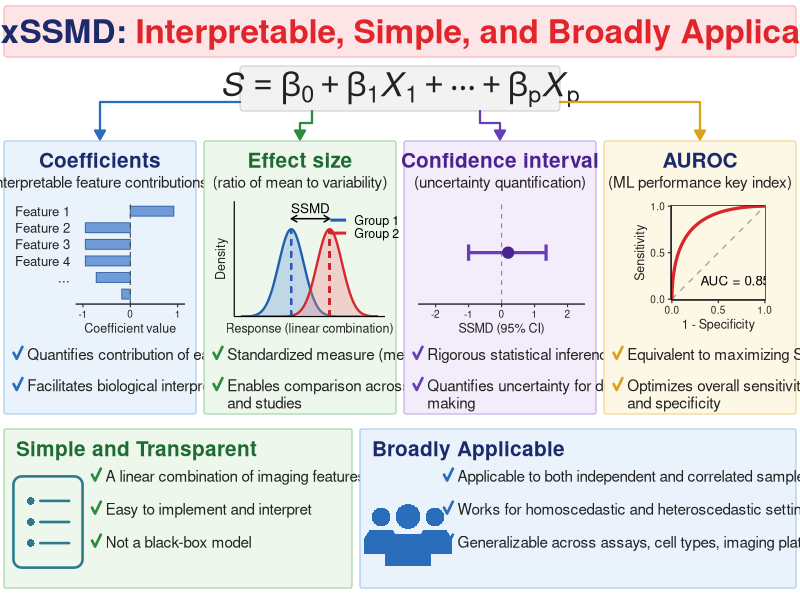

Write R code to recreate this figure.
# =============================================================================
# maxSSMD overview figure: "Interpretable, Simple, and Broadly Applicable"
# Requires: ggplot2 (plus base 'grid').  Output: maxSSMD_figure.tiff (300 dpi, LZW)
# =============================================================================
library(grid)
library(ggplot2)

# ---- palette -----------------------------------------------------------------
navy   <- "#1B2A6B"; red    <- "#E0262B"
pal <- list(
  blue   = list(fill = "#EAF3FC", line = "#A9CBEE", head = "#1B2A6B", acc = "#2A6EBB"),
  green  = list(fill = "#EDF7EC", line = "#A6D5A3", head = "#1E6B33", acc = "#2E8B3E"),
  purple = list(fill = "#F2ECFB", line = "#C3AEE6", head = "#4B2390", acc = "#6A3DB8"),
  yellow = list(fill = "#FDF7E6", line = "#F1D58A", head = "#1B2A6B", acc = "#D9A21B")
)
txt_col <- "#222222"

# ---- small drawing helpers ----------------------------------------------------
box <- function(x0, y0, x1, y1, fill, col, r = 0.012, lwd = 1.2) {
  grid.roundrect(x = x0, y = y0, width = x1 - x0, height = y1 - y0,
                 just = c("left", "bottom"), r = unit(r, "snpc"),
                 gp = gpar(fill = fill, col = col, lwd = lwd))
}
check <- function(x, y, col, s = 0.011) {           # drawn check mark (no font needed)
  grid.lines(x = c(x, x + 0.35 * s, x + s), y = c(y, y - 0.9 * s, y + 0.9 * s),
             gp = gpar(col = col, lwd = 2.6, lineend = "round", linejoin = "round"))
}
bullets <- function(x, y, items, col, size = 11, dy = 0.052) {
  for (i in seq_along(items)) {
    yy <- y - (i - 1) * dy
    check(x, yy + 0.004, col)
    grid.text(items[[i]], x = x + 0.017, y = yy + 0.012, just = c("left", "top"),
              gp = gpar(fontsize = size, col = txt_col, lineheight = 0.95))
  }
}
draw_gg <- function(p, x0, y0, x1, y1) {
  pushViewport(viewport(x = x0, y = y0, width = x1 - x0, height = y1 - y0,
                        just = c("left", "bottom")))
  grid.draw(ggplotGrob(p)); popViewport()
}
elbow <- function(x, y, col) {                       # connector with arrow head
  grid.lines(x = x, y = y, gp = gpar(col = col, lwd = 2.2, fill = col),
             arrow = arrow(length = unit(0.10, "in"), type = "closed"))
}

theme_mini <- theme_classic(base_size = 9) +
  theme(plot.background = element_rect(fill = NA, colour = NA),
        panel.background = element_rect(fill = NA, colour = NA),
        legend.background = element_rect(fill = NA, colour = NA),
        axis.text = element_text(colour = txt_col), axis.title = element_text(colour = txt_col))

# ---- the four mini plots -------------------------------------------------------
# 1. Coefficients
coef_df <- data.frame(f = factor(c("Feature 1", "Feature 2", "Feature 3", "Feature 4", "...", " "),
                                 levels = rev(c("Feature 1", "Feature 2", "Feature 3", "Feature 4", "...", " "))),
                      b = c(0.92, -0.95, -0.95, -0.95, -0.72, -0.18))
p_coef <- ggplot(coef_df, aes(b, f)) +
  geom_col(fill = "#6F9BD8", colour = "#2F5E9E", width = 0.6, linewidth = 0.3) +
  geom_vline(xintercept = 0, linetype = "dashed", colour = "grey30", linewidth = 0.4) +
  scale_x_continuous(limits = c(-1.05, 1.05), breaks = c(-1, 0, 1)) +
  labs(x = "Coefficient value", y = NULL) + theme_mini +
  theme(axis.line.y = element_blank(), axis.ticks.y = element_blank(),
        axis.text.y = element_text(size = 9.5))

# 2. Effect size (two densities)
xs <- seq(-3, 5.2, length.out = 400); m1 <- 0; m2 <- 2.3; s <- 0.75
dens <- rbind(data.frame(x = xs, d = dnorm(xs, m1, s), g = "Group 1"),
              data.frame(x = xs, d = dnorm(xs, m2, s), g = "Group 2"))
ytop <- max(dens$d)
p_eff <- ggplot(dens, aes(x, d, colour = g, fill = g)) +
  geom_area(alpha = 0.35, position = "identity", linewidth = 0.8, key_glyph = "path") +
  geom_segment(aes(x = m1, xend = m1, y = 0, yend = ytop), colour = "#1F5FAE",
               linetype = "dashed", linewidth = 0.5, inherit.aes = FALSE) +
  geom_segment(aes(x = m2, xend = m2, y = 0, yend = ytop), colour = "#C8262C",
               linetype = "dashed", linewidth = 0.5, inherit.aes = FALSE) +
  annotate("segment", x = m1, xend = m2, y = ytop * 1.12, yend = ytop * 1.12,
           arrow = arrow(ends = "both", length = unit(0.07, "in")), linewidth = 0.5) +
  annotate("text", x = (m1 + m2) / 2, y = ytop * 1.24, label = "SSMD", size = 3.4) +
  scale_colour_manual(values = c("Group 1" = "#1F5FAE", "Group 2" = "#D7262C")) +
  scale_fill_manual(values = c("Group 1" = "#6E9FDB", "Group 2" = "#F08A8D")) +
  scale_y_continuous(limits = c(0, ytop * 1.32), expand = c(0, 0)) +
  labs(x = "Response (linear combination)", y = "Density", colour = NULL, fill = NULL) +
  theme_mini +
  theme(axis.text = element_blank(), axis.ticks = element_blank(),
        legend.position = c(0.86, 0.78), legend.key.height = unit(0.32, "cm"),
        legend.key.width = unit(0.5, "cm"), legend.text = element_text(size = 9)) +
  guides(colour = guide_legend(override.aes = list(alpha = 1, linewidth = 1)))

# 3. Confidence interval
p_ci <- ggplot() +
  geom_vline(xintercept = 0, linetype = "dashed", colour = "grey55", linewidth = 0.4) +
  annotate("errorbarh", y = 0, xmin = -1, xmax = 1.35, height = 0.35,
           colour = pal$purple$acc, linewidth = 1.1) +
  annotate("point", x = 0.2, y = 0, size = 3.5, colour = "#4B2390") +
  scale_x_continuous(limits = c(-2.3, 2.3), breaks = -2:2) +
  scale_y_continuous(limits = c(-1, 1)) +
  labs(x = "SSMD (95% CI)", y = NULL) + theme_mini +
  theme(axis.line.y = element_blank(), axis.text.y = element_blank(),
        axis.ticks.y = element_blank())

# 4. ROC curve (binormal, AUC = 0.85)
a   <- sqrt(2) * qnorm(0.85)
fpr <- seq(0, 1, length.out = 300)
roc <- data.frame(fpr = fpr, tpr = pnorm(a + qnorm(fpr)))
p_roc <- ggplot(roc, aes(fpr, tpr)) +
  annotate("segment", x = 0, y = 0, xend = 1, yend = 1, linetype = "dashed", colour = "grey65") +
  geom_line(colour = "#D7262C", linewidth = 1.1) +
  annotate("text", x = 0.68, y = 0.2, label = "AUC = 0.85", size = 3.4) +
  scale_x_continuous(limits = c(0, 1), breaks = c(0, 0.5, 1), expand = c(0.01, 0)) +
  scale_y_continuous(limits = c(0, 1), breaks = c(0, 0.5, 1), expand = c(0.01, 0)) +
  coord_equal() + labs(x = "1 - Specificity", y = "Sensitivity") + theme_mini +
  theme(panel.border = element_rect(fill = NA, colour = txt_col, linewidth = 0.5))

# ---- icons -----------------------------------------------------------------------
icon_list <- function(x, y, s, col) {
  pushViewport(viewport(x, y, width = unit(s, "snpc"), height = unit(s, "snpc")))
  grid.roundrect(0.5, 0.5, width = 0.72, height = 0.95, r = unit(0.12, "snpc"),
                 gp = gpar(fill = NA, col = col, lwd = 2.5))
  for (k in 1:3) {
    yy <- 0.72 - (k - 1) * 0.22
    grid.circle(0.32, yy, r = 0.04, gp = gpar(fill = col, col = NA))
    grid.lines(c(0.42, 0.72), c(yy, yy), gp = gpar(col = col, lwd = 2.5, lineend = "round"))
  }
  popViewport()
}
icon_people <- function(x, y, s, col) {
  person <- function(px, py, sc) {
    grid.circle(px, py + 0.22 * sc, r = 0.13 * sc, gp = gpar(fill = col, col = NA))
    grid.polygon(px + sc * c(-0.24, -0.24, -0.16, 0.16, 0.24, 0.24),
                 py + sc * c(-0.30, -0.08, 0.04, 0.04, -0.08, -0.30),
                 gp = gpar(fill = col, col = NA))
  }
  pushViewport(viewport(x, y, width = unit(s, "snpc"), height = unit(s, "snpc")))
  person(0.22, 0.45, 0.75); person(0.78, 0.45, 0.75); person(0.5, 0.40, 1)
  popViewport()
}

# ---- compose the figure ------------------------------------------------------------
draw_figure <- function() {
  grid.newpage()
  grid.rect(gp = gpar(fill = "white", col = NA))

  # Title banner
  box(0.005, 0.905, 0.995, 0.99, fill = "#FDE4E6", col = "#F4B8BD", r = 0.06)
  t1 <- "maxSSMD:"; t2 <- " Interpretable, Simple, and Broadly Applicable"
  gp_t <- gpar(fontsize = 24, fontface = "bold")
  w1 <- convertWidth(grobWidth(textGrob(t1, gp = gp_t)), "npc", TRUE)
  w2 <- convertWidth(grobWidth(textGrob(t2, gp = gp_t)), "npc", TRUE)
  x0 <- 0.5 - (w1 + w2) / 2
  grid.text(t1, x0, 0.948, just = "left", gp = gpar(fontsize = 24, fontface = "bold", col = navy))
  grid.text(t2, x0 + w1, 0.948, just = "left", gp = gpar(fontsize = 24, fontface = "bold", col = red))

  # Equation box
  box(0.30, 0.815, 0.70, 0.89, fill = "#F2F2F2", col = "#D0D0D0", r = 0.08)
  grid.text(expression(italic(S) == beta[0] + beta[1] * italic(X)[1] + cdots + beta[p] * italic(X)[p]),
            0.5, 0.851, gp = gpar(fontsize = 24, col = txt_col))

  # Panels
  px  <- list(c(0.005, 0.245), c(0.255, 0.495), c(0.505, 0.745), c(0.755, 0.995))
  pc  <- list(pal$blue, pal$green, pal$purple, pal$yellow)
  ttl <- c("Coefficients", "Effect size", "Confidence interval", "AUROC")
  sub <- c("(interpretable feature contributions)", "(ratio of mean to variability)",
           "(uncertainty quantification)", "(ML performance key index)")
  bl  <- list(c("Quantifies contribution of each feature", "Facilitates biological interpretation"),
              c("Standardized measure (mean/variability)", "Enables comparison across assays\nand studies"),
              c("Rigorous statistical inference", "Quantifies uncertainty for decision\nmaking"),
              c("Equivalent to maximizing SSMD", "Optimizes overall sensitivity\nand specificity"))
  plots <- list(p_coef, p_eff, p_ci, p_roc)
  py0 <- 0.31; py1 <- 0.765
  for (i in 1:4) {
    a0 <- px[[i]][1]; a1 <- px[[i]][2]; cc <- pc[[i]]
    box(a0, py0, a1, py1, fill = cc$fill, col = cc$line)
    grid.text(ttl[i], (a0 + a1) / 2, 0.733, gp = gpar(fontsize = 15, fontface = "bold", col = cc$head))
    grid.text(sub[i], (a0 + a1) / 2, 0.697, gp = gpar(fontsize = 11, col = txt_col))
    pw <- if (i == 4) c(0.03, 0.03) else c(0.006, 0.006)
    draw_gg(plots[[i]], a0 + pw[1], 0.43, a1 - pw[2], 0.675)
    bullets(a0 + 0.012, 0.408, bl[[i]], col = cc$acc)
  }

  # Connectors from the equation to the panels
  elbow(c(0.30, 0.125, 0.125), c(0.83, 0.83, 0.768), pal$blue$acc)
  elbow(c(0.39, 0.39, 0.375, 0.375), c(0.815, 0.795, 0.795, 0.768), pal$green$acc)
  elbow(c(0.60, 0.60, 0.625, 0.625), c(0.815, 0.795, 0.795, 0.768), pal$purple$acc)
  elbow(c(0.70, 0.875, 0.875), c(0.83, 0.83, 0.768), pal$yellow$acc)

  # Bottom-left: Simple and Transparent
  box(0.005, 0.02, 0.44, 0.285, fill = "#EDF7EC", col = "#A6D5A3")
  grid.text("Simple and Transparent", 0.02, 0.252, just = "left",
            gp = gpar(fontsize = 15, fontface = "bold", col = pal$green$head))
  icon_list(0.06, 0.13, 0.16, "#2C7A8C")
  bullets(0.115, 0.205, c("A linear combination of imaging features",
                          "Easy to implement and interpret", "Not a black-box model"),
          col = pal$green$acc, dy = 0.055)

  # Bottom-right: Broadly Applicable
  box(0.45, 0.02, 0.995, 0.285, fill = "#EAF3FC", col = "#A9CBEE")
  grid.text("Broadly Applicable", 0.465, 0.252, just = "left",
            gp = gpar(fontsize = 15, fontface = "bold", col = pal$blue$head))
  icon_people(0.51, 0.12, 0.16, "#2A6EBB")
  bullets(0.555, 0.205, c("Applicable to both independent and correlated samples",
                          "Works for homoscedastic and heteroscedastic settings",
                          "Generalizable across assays, cell types, imaging platforms, and perturbation technologies"),
          col = pal$blue$acc, dy = 0.055)
}

# ---- write to files ----------------------------------------------------------------
W <- 16; H <- 6.65   # inches
tiff("maxSSMD_figure.tiff", width = W, height = H, units = "in", res = 300,
     compression = "lzw", type = "cairo")
draw_figure(); dev.off()
